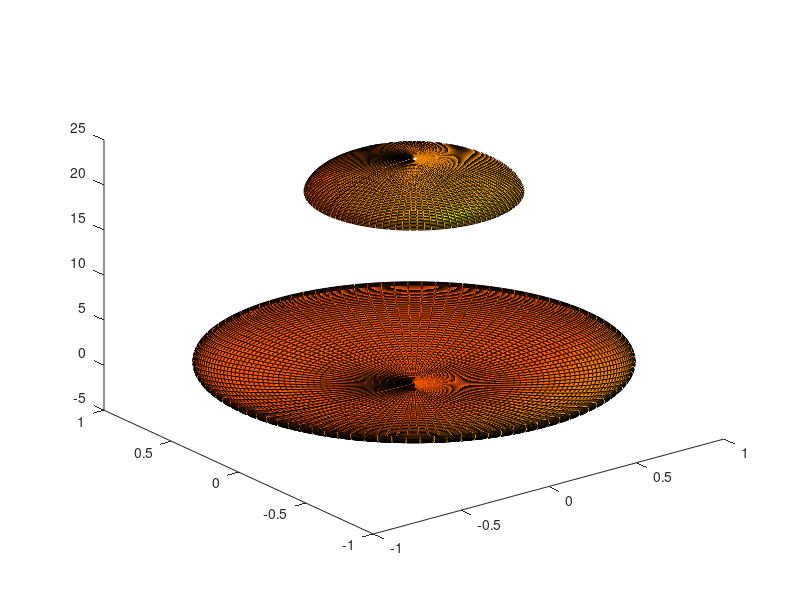

Reproduce this figure in MATLAB. (Note: this script raises an error after producing the figure.)
function plotTwoEllipsoids

scrsz = get(0,'ScreenSize');
figure('OuterPosition',[1 5 scrsz(3) scrsz(4)]);

n = 100; 
f1 = 2; f2 = 20.5;
D4 = 2; D5 = 2; D6 = 5;
D7 = 1; D8 = 1; D9 = 8;
% solving the two ellipsoids of revolution we get a quadratic with 
A = D4^2/D6^2 - D7^2/D9^2;
B = 2*f2*D4^2/D6^2 + 2*f1*D7^2/D9^2;
C = f2^2 * D4^2/D6^2 - f1^2 * D7^2/D9^2 - (D4/2)^2 + (D7/2)^2;
radi = B^2 - 4 * A * C
if radi < 0 
    disp('Ellipsoids do not intersect')
else
    z1 = (-B + sqrt(radi) ) / (2*A);
    z2 = (-B - sqrt(radi) ) / (2*A);
    cut = 0.1; %asin(z1/D6);
    [x, y, z] = cutTheUpperEllipsoid(0,0,f1,D4/2,D5/2,D6/2,cut,n);
    surfl(x, y, z)
    colormap(spring)
    hold on
    hold all
    [x, y, z] = cutTheLowerEllipsoid(0,0,f2,D7/2,D8/2,D9/2,cut,n);
    surfl(x, y, z)
    colormap(autumn)

    grid off
%     xlim([-(D4/2)*1.1 (D4/2)*1.1])
%     ylim([-(D5/2)*1.1 (D5/2)*1.1])
%     zlim([-(D6+D9)*1.1/2 (D6+D9)*1.1/2])
    alpha(0.5)   % Makes the ellipsoid transparent
    h1 = xlabel('x');
    h2 = ylabel('y');
    h3 = zlabel('z');

end

pause;
set(0,'ShowHiddenHandles','on')
delete(get(0,'Children'))
end 

function [xx,yy,zz]= cutTheUpperEllipsoid(xc, yc, zc, xr, yr, zr, cut, n)
%Based on ELLIPSOID which Generates ellipsoid.
%   [X,Y,Z]=ELLIPSOID(XC,YC,ZC,XR,YR,ZR,N) generates three
%   (N+1)-by-(N+1) matrices so that SURF(X,Y,Z) produces an
%   ellipsoid with center (XC,YC,ZC) and radii XR, YR, ZR.

theta = (-pi:2*pi/n:pi);
phi   = (-pi/2 : 2*pi/2/n : cut)';

x = cos(phi)*cos(theta);
y = cos(phi)*sin(theta);
z = sin(phi)*ones(1,n+1);

xx = xr*x + xc;
yy = yr*y + yc;
zz = zr*z + zc;

end 

function [xx,yy,zz]= cutTheLowerEllipsoid(xc, yc, zc, xr, yr, zr, cut, n)
%Based on ELLIPSOID which Generates ellipsoid.
%   [X,Y,Z]=ELLIPSOID(XC,YC,ZC,XR,YR,ZR,N) generates three
%   (N+1)-by-(N+1) matrices so that SURF(X,Y,Z) produces an
%   ellipsoid with center (XC,YC,ZC) and radii XR, YR, ZR.

theta = (-pi:2*pi/n:pi);
phi   = (cut : 2*pi/2/n : pi / 2)';

x = cos(phi)*cos(theta);
y = cos(phi)*sin(theta);
z = sin(phi)*ones(1,n+1);

xx = xr*x + xc;
yy = yr*y + yc;
zz = zr*z + zc;

end 